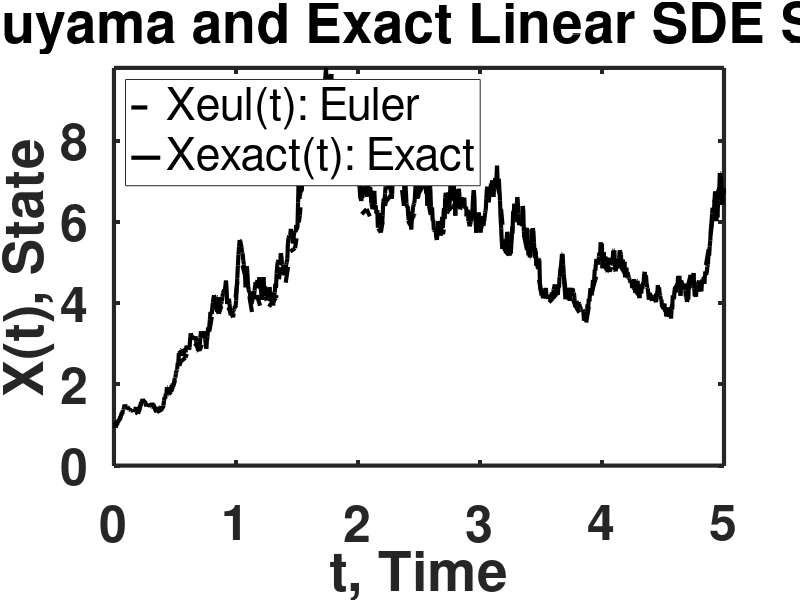
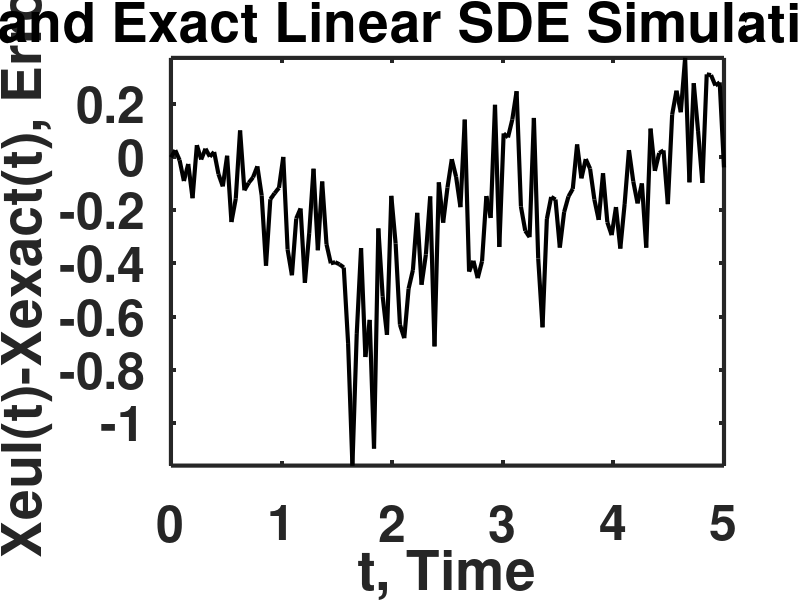

Write the MATLAB code that produced these figures, in order.
function sdeeulersim
% Figs. 9.2, 9.3 Euler-Maruyama Simulations (3/2007): 
%   Linear, Time-Dep. Coeff. SDE,
%   dX(t) = X(t)(mu(t)dt+sigma(t)dW(t)), X(0) = x0, t0 < t < tf,
%   Given  Initial data: x0, t0, tf, Nt; functions: f, g
clc
x0 = 1; t0 = 0; tf = 5; Nt = 2^10; 
randn('state',8);
DT = tf/Nt; sqrtdt = sqrt(DT); 
t = t0:DT:tf;
DW = randn(1,Nt)*sqrtdt;
W = cumsum(DW); % Note: omits initial zero value; count is off by 1;
%
Xexact = zeros(1,Nt+1); Xexact(1) = x0; % initialize
for k = 1:Nt % Exact formula to fine precision for exact consistency:
    Xexact(k+1) = xexact(x0,t(k+1),W(k));
end
% Lumped coarse sample from fine sample:
L = 2^3; NL = Nt/L; KL = 0:L:Nt; DTL = L*DT; tL = t0:DTL:tf;
fprintf('(N_t,NL)=(%i,%i); Size(t,KL,tL)=[(%i,%i);(%i,%i);(%i,%i)];'...
    ,Nt,NL,size(t),size(KL),size(tL));
Xeul = zeros(1,NL+1); Xeul(1) = x0;
Xdiff = zeros(1,NL+1); Xdiff(1) = Xeul(1) - Xexact(1);
for k = 1:NL % Euler-Maruyama formula to coarse precision:
    DWL = sum(DW(1,KL(k)+1:KL(k+1))); 
    Xeul(k+1) = Xeul(k) + f(Xeul(k),tL(k))*DTL+g(Xeul(k),tL(k))*DWL;
    Xdiff(k+1) = Xeul(k+1) - Xexact(KL(k+1));
end
%
scrsize = get(0,'ScreenSize');
ss = [3.0,2.8,2.6,2.4,2.2,2.0];
%
nfig = 1;
figure(nfig);
plot(tL,Xeul,'k--','linewidth',3); hold on
plot(t,Xexact,'k-','linewidth',3); hold off
axis([t0 tf 0 max(max(Xeul),max(Xexact))]);
title('Euler-Maruyama and Exact Linear SDE Simulations'...
    ,'Fontsize',44,'FontWeight','Bold');
xlabel('t, Time'...
    ,'Fontsize',44,'FontWeight','Bold');
ylabel('X(t), State'...
    ,'Fontsize',44,'FontWeight','Bold');
legend('Xeul(t): Euler','Xexact(t): Exact','Location','NorthWest');
set(gca,'Fontsize',36,'FontWeight','Bold','linewidth',3);
set(gcf,'Color','White','Position' ...
    ,[scrsize(3)/ss(nfig) 70 scrsize(3)*0.60 scrsize(4)*0.80]);
%%%%%%%%%%%%%%%%%%%%%%%%%%%%%%%%%%%%
%
Xdiffmax = max(abs(Xdiff));
fprintf('\nMaximal Euler-Exact Absolute Error:');
fprintf('\n     max(abs(Xeul(TL)-Xexact(TL)))=%8.2e=%8.2e*DTL;\n'...
    ,Xdiffmax,Xdiffmax/DTL);
% (N_t,NL) = (1024,128); Size(t,KL,tL) = [(1,1025);(1,129);(1,129)];
% Maximal Euler-Exact Abs. Error:
%      max(abs(Xeul(TL)-Xexact(TL))) = 1.31e+00 = 3.36e+01*DTL;
%
nfig = nfig+1;
figure(nfig);
plot(tL,Xdiff,'k-','linewidth',3);
axis tight;
title('Euler and Exact Linear SDE Simulations Error'...
    ,'Fontsize',44,'FontWeight','Bold');
xlabel('t, Time'...
    ,'Fontsize',44,'FontWeight','Bold');
ylabel('Xeul(t)-Xexact(t), Error'...
    ,'Fontsize',44,'FontWeight','Bold');
set(gca,'Fontsize',36,'FontWeight','Bold','linewidth',3);
set(gcf,'Color','White','Position' ...
    ,[scrsize(3)/ss(nfig) 70 scrsize(3)*0.60 scrsize(4)*0.80]);
%
%%%%%%%%%%%%%%%%%%%%%%%%%%%%%%%%%%%%
function y = f(x,t)
mu = 1/(1+0.5*t)^2;  
y = mu*x;
%
%%%%%%%%%%%%%%%%%%%%%%%%%%%%%%%%%%%%
function y = g(x,t)  % for general case, ignore "t not used" warning.
sig = 0.5;
y = sig*x;
%
%%%%%%%%%%%%%%%%%%%%%%%%%%%%%%%%%%%%
function y = xexact(x0,t,w)
% exact solution if available for general linear SDE:
mubar = 2-2/(1+0.5*t); sig = 0.5; sig2bar = sig^2*t/2; 
y = x0*exp(mubar-sig2bar + sig*w);
%
% end sdeeulersim.m